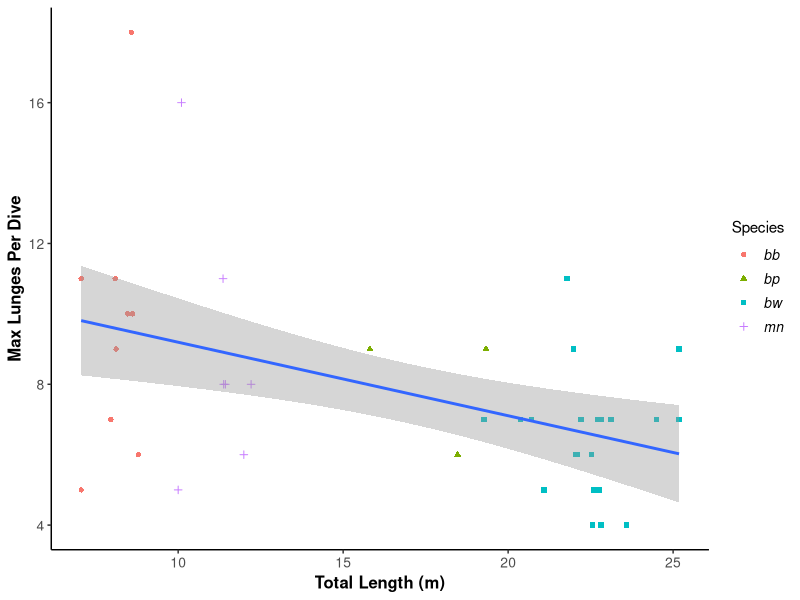

R code for this plot: (Note: this script raises an error after producing the figure.)
# Figure 3 Filtration Paper - this file includes the lunges per dive plot and the glmm for that data

# Packages and Functions ---- 
library(data.table)
library(ggpubr)
library(readxl)
library(forcats)
library(tidyverse)
library(mgcv)
library(lme4)
library(ggpubr)
library(ggplot2)
library(effects)



# Abbreviate a binomial e.g. Balaenoptera musculus -> B. musculus 
abbr_binom <- function(binom) {
  paste(str_sub(binom, 1, 1), 
        str_extract(binom, " .*"), 
        sep = ".")
}

SE = function(x){sd(x)/sqrt(sum(!is.na(x)))}

# Data Input ----
LungesPerDive_raw_csv <- read_csv("Figure 2 filtration paper data.csv")

LungesPerDive_raw <- LungesPerDive_raw_csv %>% 
  filter(Lunge_Count >0, TL >6) %>% 
  mutate(SpeciesCode = substr(ID, 2, 3),
         ID = str_remove_all(ID, "[']"),
         SciName = case_when(
           SpeciesCode == "bw" ~ "Balaenoptera musculus",
           SpeciesCode == "bp" ~ "Balaenoptera physalus",
           SpeciesCode == "mn" ~ "Megaptera novaeangliae",
           SpeciesCode == "bb" ~ "Balaenoptera bonaerensis"), 
         AvgLength = case_when(
           SciName == "Balaenoptera musculus" ~ "22",
           SciName == "Balaenoptera physalus" ~ "17",
           SciName == "Megaptera novaeangliae" ~ "11",
           SciName == "Balaenoptera bonaerensis" ~ "8"), 
         dive_50 = ifelse(Mean_Depth <= 50, "N", "Y"),
         dive_100 = ifelse(Mean_Depth <= 100, "N", "Y"),
         dive_150 = ifelse(Mean_Depth <= 150, "N", "Y"),
         SpeciesFull = case_when(
           SciName == "Balaenoptera musculus" ~ "B. musculus",
           SciName == "Balaenoptera physalus" ~ "B. physalus",
           SciName == "Megaptera novaeangliae" ~ "M. novaeangliae",
           SciName == "Balaenoptera bonaerensis" ~ "B. bonaerensis")) %>% 
  pivot_longer(cols = dive_50:dive_150, names_to = "depthcat", values_to = "response") %>% 
  group_by(ID) %>% 
  mutate(foragingdivecount = n_distinct(Dive_Num),
         depthcat = factor(depthcat),
         response = factor(response)) 





# Manipulations ----         

LungesPerDive_summary_ID <- LungesPerDive_raw %>% 
  group_by(ID) %>% 
  filter(response == "Y") %>% 
  summarise(lunge_count_mean = mean(Lunge_Count),
            lunge_count_median = median(Lunge_Count),
            lunge_count_max = max(Lunge_Count),
            foragingdivecount = n_distinct(Dive_Num),
            TL = mean(TL)) %>% 
  mutate(SpeciesCode = substr(ID, 1, 2)) %>% 
  filter(lunge_count_max > 1)


LungesPerDive_summary_Species <- LungesPerDive_raw %>% 
  group_by(SpeciesCode) %>% 
  filter(response == "Y") %>% 
  summarise(lunge_count_mean = mean(Lunge_Count),
            lunge_count_median = median(Lunge_Count),
            lunge_count_max = max(Lunge_Count),
            foragingdivecount = n_distinct(Dive_Num),
            TL = mean(TL))

  

# Weighted --

species_summary_weighted <- LungesPerDive_raw %>% 
  filter(response == "Y") %>% 
  group_by(depthcat, SpeciesCode) %>% 
  summarise(wgt_mean = weighted.mean(Lunge_Count, foragingdivecount),
            SE_lunge_count = SE(Lunge_Count))



# Plotting Means by ID ----

IDLungeMeans <- ggplot(data = LungesPerDive_summary_ID, 
                     aes(x=TL, y= lunge_count_max)) +
  geom_point(aes(shape = SpeciesCode, 
                 color = SpeciesCode)) +
  geom_smooth(method = lm) +
  scale_size_continuous(range = c(0.5, 4)) +
  labs(x = "Total Length (m)",
       y = "Max Lunges Per Dive") +
  theme_classic() +
  theme(axis.text=element_text(size=10),
        axis.title=element_text(size=12,face="bold")) + 
  guides(shape=guide_legend("Species")) +
  guides(color=guide_legend("Species"))+
  guides(shape=guide_legend("Species")) +
  theme(legend.text = element_text(size=10, 
                                   face="italic")) 

IDLungeMeans


IDLungeMeans_glmm <- lmer(log10(lunge_count_max) ~ log10(TL) + (1|SpeciesCode), 
           data = LungesPerDive_summary_ID)
summary(LungeMeans_glm) #slope is -0.07794

IDLungeMeanslm <- lm(log10(lunge_count_max) ~ log10(TL), data = LungesPerDive_summary_ID)
summary(LungeMeanslm) #slope is -0.1508




SpeciesLungeMeans <- ggplot(data = LungesPerDive_summary_Species, 
                       aes(x=TL, y= lunge_count_max)) +
  geom_point(aes(shape = SpeciesCode, 
                 color = SpeciesCode),
                size=5) +
  geom_smooth(method = lm) +
  labs(x = "Total Length (m)",
       y = "Max Lunges Per Dive") +
  theme_classic() +
  theme(axis.text=element_text(size=10),
        axis.title=element_text(size=12,face="bold")) + 
  guides(shape=guide_legend("Species")) +
  guides(color=guide_legend("Species"))+
  theme(legend.text = element_text(size=10, 
                                   face="italic")) 

SpeciesLungeMeans

# SpeciesLungeMeans_glm <- lmer(log10(lunge_count_max) ~ log10(TL) + (1|SpeciesCode), 
#                        data = LungesPerDive_summary_Species)
# summary(SpeciesLungeMeans_glm) #glm doesnt work! 

SpeciesLungeMeanslm <- lm(log10(lunge_count_max) ~ log10(TL), data = LungesPerDive_summary_Species)
summary(SpeciesLungeMeanslm) #slope is -0.6146


#Plotting all data - Lunge Count vs TL ----

Fig2 <-  ggplot(data = LungesPerDive_raw, 
                aes(x=log10(TL), y= log10(Lunge_Count),  shape = abbr_binom(SciName), 
                    color = Mean_Depth, size = Mean_Depth), alpha = 0.8) +
  geom_point() +
  #geom_smooth(method = lm) +
  scale_color_gradientn(colours = c("skyblue2",
                                    "deepskyblue2",
                                    "dodgerblue2", "royalblue",
                                    "mediumblue", "navy", "midnightblue"), #blues to mimic ocean depth
                        name = "Mean Depth (m)") +
  scale_size_continuous(range = c(0.5, 4)) +
  #ylim(0, 1.5) +
  labs(x = " log Total Length (m)",
       y = " log Lunges Per Dive") +
  theme_classic() +
  theme(axis.text=element_text(size=10),
        axis.title=element_text(size=12,face="bold")) + 
  guides(color=guide_legend("Lunge Depth (m)")) +
  guides(size=guide_legend("Lunge Depth (m)")) +
  guides(shape=guide_legend("Species")) +
  theme(legend.text = element_text(size=10, 
                                   face="italic")) 
  

Fig2


#Plot Fig 2 species summary ----

lungesperdive_bar <- ggplot(data = species_summary, 
                            aes( x= reorder(SpeciesCode, -wgt_mean), y = wgt_mean, fill = depthcat)) +
  geom_bar(stat="identity", position=position_dodge()) +
  labs(x = "Species",
       y = "Weighted Mean, Lunges Per Dive") +
  theme_classic()
lungesperdive_bar





# Plot by Depth Bins ----
#- Jeremy had an idea to have a three panel plot. does it look better as points or as violin?  

#Points ----
Fiftyandbelow <- LungesPerDive_raw %>% 
  filter(depthcat == "dive_50",
         response == "Y")
Hundredandbelow <- LungesPerDive_raw %>% 
  filter(depthcat == "dive_100",
         response =="Y")
HundredFiftyandbelow <- LungesPerDive_raw %>% 
  filter(depthcat == "dive_150",
         response =="Y")


PlotFifty <- ggplot(data = Fiftyandbelow, 
                        aes(x=TL, y= Lunge_Count, color = SpeciesCode, shape = SpeciesCode))+
               geom_point()
PlotFifty

PlotHundred <- ggplot(data = Hundredandbelow, 
                    aes(x=TL, y= Lunge_Count, color = SpeciesCode, shape = SpeciesCode))+
  geom_point()
PlotHundred

PlotHundredFifty <- ggplot(data = HundredFiftyandbelow, 
                    aes(x=TL, y= Lunge_Count, color = SpeciesCode, shape = SpeciesCode))+
  geom_point()
PlotHundredFifty



#Violin ----
Fiftyandbelow <- LungesPerDive_raw %>% 
  filter(depthcat == "dive_50",
         response == "Y")
Hundredandbelow <- LungesPerDive_raw %>% 
  filter(depthcat == "dive_100",
         response =="Y")
HundredFiftyandbelow <- LungesPerDive_raw %>% 
  filter(depthcat == "dive_150",
         response =="Y")


PlotFifty <- ggplot(data = Fiftyandbelow, aes(x=log10(TL), y= Lunge_Count, fill = SpeciesFull)) +
  geom_violin() +
  geom_boxplot(width = 0.1) +
  labs(x = "log Total Length (m)",
       y = "Lunges Per Dive") +
  theme(axis.text=element_text(size=10),
        axis.title=element_text(size=12,face="bold"))+
  guides(fill = guide_legend("Species"))+
  theme(legend.text = element_text(size=10, 
                                   face="italic"))+
  theme_classic()

PlotFifty

PlotHundred <- ggplot(data = Hundredandbelow, 
                    aes(x=log10(TL), y= Lunge_Count,  fill = SpeciesFull))+
  geom_violin() +
  geom_boxplot(width = 0.1) +
  labs(x = "log Total Length (m)",
       y = "Lunges Per Dive") +
  theme(axis.text=element_text(size=10),
        axis.title=element_text(size=12,face="bold"))+
  guides(fill = guide_legend("Species"))+
  theme(legend.text = element_text(size=10, 
                                   face="italic"))+
  theme_classic()


PlotHundredFifty <- ggplot(data = HundredFiftyandbelow, 
                      aes(x=log10(TL), y= Lunge_Count,  fill = SpeciesFull))+
  geom_violin()+
  geom_boxplot(width = 0.1) +
  labs(x = "log Total Length (m)",
       y = "Lunges Per Dive") +
  theme(axis.text=element_text(size=10),
        axis.title=element_text(size=12,face="bold"))+
  guides(fill = guide_legend("Species"))+
  theme(legend.text = element_text(size=10, 
                                   face="italic"))+
  theme_classic()


ggarrange(PlotFifty, PlotHundred, PlotHundredFifty + 
            rremove("x.text"), 
          labels = c("50m and Deeper", 
                     "100m and Deeper", 
                     "150m and Deeper"),
          ncol = 3, nrow = 1) +
  theme_classic() 




#Statistics for Lunge Count - GLMM ----
GLMM <- read_csv("GLMM data.csv") %>% 
  filter(TL > 6, Lunge_Count >0, Mean_Depth > 50, Dive_Length < 3000) %>% 
  mutate(SpeciesCode = substr(ID, 2, 3),
         ID = str_remove_all(ID, "[']"),
         SciName = case_when(
           SpeciesCode == "bw" ~ "Balaenoptera musculus",
           SpeciesCode == "bp" ~ "Balaenoptera physalus",
           SpeciesCode == "mn" ~ "Megaptera novaeangliae",
           SpeciesCode == "bb" ~ "Balaenoptera bonaerensis"),
         TL_z = as.numeric(scale(TL)),
         Mean_Depth_z = as.numeric(scale(Mean_Depth)),
         Dive_Length_z = as.numeric(scale(Dive_Length)))


# Plot Dive Length ----


DiveLength_TL <-  ggplot(data = GLMM, aes(x=TL, y= Dive_Length)) +
                    geom_point(aes(color = Mean_Depth, 
                                   shape = abbr_binom(SciName))) +
  geom_smooth(method= lm) +
    scale_color_gradientn(colours = c("skyblue2",
                                    "deepskyblue2",
                                    "dodgerblue2", "royalblue",
                                    "mediumblue", "navy", "midnightblue"), #blues to mimic ocean depth
                        name = "Mean Depth (m)") +
  scale_size_continuous(range = c(0.5, 4)) +
  #ylim(0, 1.5) +
  labs(x = "Total Length (m)",
       y = "Dive Length") +
  theme_classic() +
  theme(axis.text=element_text(size=10),
        axis.title=element_text(size=12,face="bold")) +
  guides(color=guide_legend("Lunge Depth (m)")) +
  guides(size=guide_legend("Lunge Depth (m)")) +
  guides(shape=guide_legend("Species")) +
  theme(legend.text = element_text(size=10,
                                   face="italic"))


DiveLength_TL

DiveLength_TL_lm <- lm(log10(Dive_Length) ~ log10(TL), data = GLMM)
summary(DiveLength_TL_lm)


DiveLength_TL<- lmer(log10(Dive_Length) ~ log10(TL) + (1|ID), 
           data = GLMM)
summary(DiveLength_TL)



#Plot to determine distribution. should these be scaled or logged?
hist(log10(GLMM$Lunge_Count))
hist(log10(GLMM$TL))
hist(log10(GLMM$Mean_Depth))
plot(data=)


LungeCountGLMM <- glmer(Lunge_Count ~ Mean_Depth_z + #winner winner chicken dinner. why dont we scale lunge count?
                  TL_z + 
                  Dive_Length_z + 
                  (1| ID), 
                data = GLMM, family = "poisson")

GLMMSummary_LungeCount <- summary(LungeCountGLMM)
capture.output(GLMMSummary_LungeCount, file = "GLMMSummary_LungeCount.txt")


plot(allEffects(LungeCountGLMM)) #shows the relationship shown the the summary

#Attempt at an MCMC --
MCMCglmm_LungePerDive <- MCMCglmm(Lunge_Count ~ Mean_Depth_z +
                                     TL_z + 
                                     Dive_Length_z,
                           random = ~ ID,
                           data = GLMM, 
                           family = "poisson",
                           nitt = 11000, thin = 1, burnin = 1000,
                           pr = TRUE, # To save the posterior mode of for each level or category in your random effect(s) we use pr = TRUE, which saves them in the $Sol part of the model output.
                           verbose = TRUE)
summary(MCMCglmm_LungePerDive)


model_param_values <- as.data.frame(MCMCglmm_FT_TL$Sol) #plot quantile 97.5 and 2.5 






#exponentiating the coefficient makes it an odds, like in: odds are 5:1 on a horse (exp(beta_0) = 5). 
#Effects are then multiplicative, like in: under condition x, the odds increase by factor 2 (exp(beta_x) = 2)


# includes speciescode as a variable. this isn't as useful as including TL. they are redundant if both included. 
#this model is slightly less good than whale2
# whale3 <- glmer(Lunge_Count ~ Mean_Depth_z + 
#                   SpeciesCode + 
#                   Dive_Length_z + 
#                   (1| ID), 
#                 data = GLMM, family = "poisson")

AIC(whale2, whale3)

hist(resid(whale2))
plot(GLMM$TL,resid(whale2))
plot(GLMM$Mean_Depth, resid(whale2))
plot(GLMM$Dive_Length, resid(whale2))
plot(GLMM$SpeciesCode, resid(whale2)) #plot resid of model against species code if dispersed the affect of species does not explain any more variation in the data
